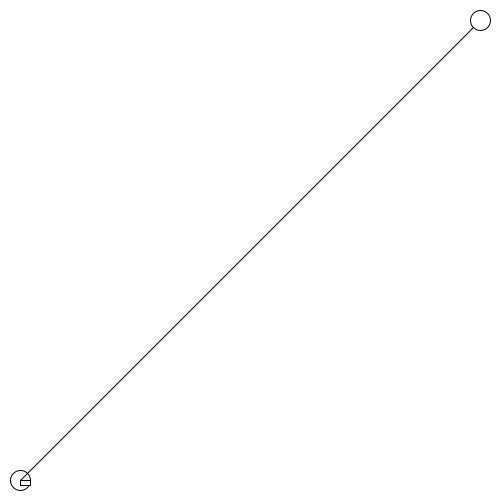
Frame 1 (no input)
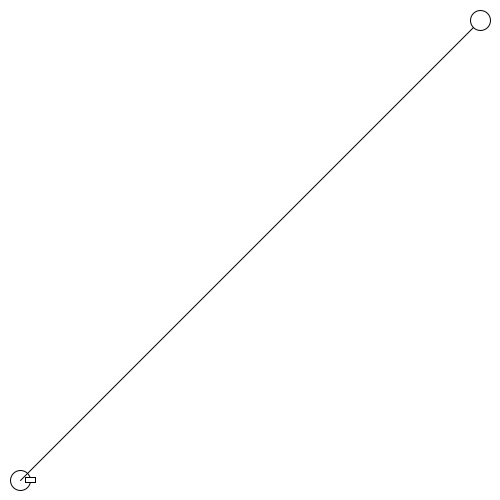
Frame 60 (the mouse pressed at the canvas centre just before this capture)
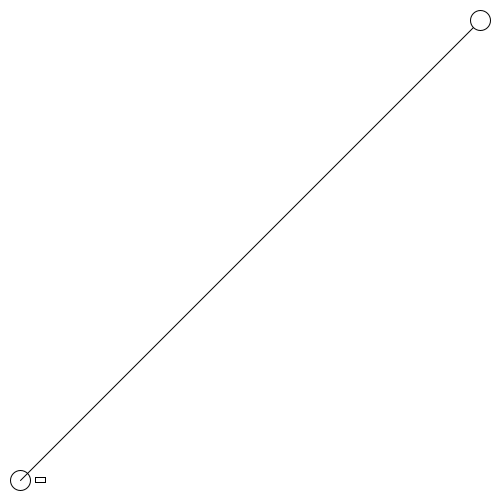
Frame 120 (the mouse held since frame 60 and released just before this capture)

The Processing sketch that drew these frames (run headless with seeded random() and noise(); from frame 60 on, the mouse is pressed at the canvas centre):

// Processing sketch: vector_positions
// ── vector_positions.pde
PVector triangleTip;

PVector ellipse1Pos;
PVector ellipse2Pos;

float currTime;
float lastTime;

float growingLinePos;

void setup(){
  size(500,500);
  triangleTip = new PVector(width - 20, 20);
  ellipse1Pos = new PVector(20,height-20);
  ellipse2Pos = new PVector(width-20,20);
  growingLinePos = ellipse1Pos.x; 
}

void draw(){
  background(255);
//  fill(0);
  ellipse(ellipse1Pos.x, ellipse1Pos.y, 20,20);
  line(20, height - 20, width - 20, 20);

  PVector triangleBase1 = PVector.sub(ellipse2Pos, new PVector(20,-20));
  float distance = PVector.dist(triangleBase1, ellipse2Pos);
  

//  println(distance);
  
//  PVector triangleBase2 = PVector.add(triangleTip, new PVector(-20,-20));
//  ellipse(triangleBase1.x,triangleBase1.y,10,10);

//  println(triangleTip.x, triangleTip.y, triangleBase1.x, triangleBase1.y, triangleBase2.x, triangleBase2.y);
//  triangle(triangleTip.x, triangleTip.y, triangleBase2.x, triangleBase2.y, triangleBase1.x, triangleBase1.y);
  ellipse(ellipse2Pos.x, ellipse2Pos.y, 20,20);
  
  currTime = millis();
  float dt = currTime - lastTime;
    
  if(dt >= 1000){
    rectMode(CENTER);
    growingLinePos +=10; 
    
    println("second passed");
    lastTime = currTime;  
  }
  rect(growingLinePos,ellipse1Pos.y,10,5);
}
